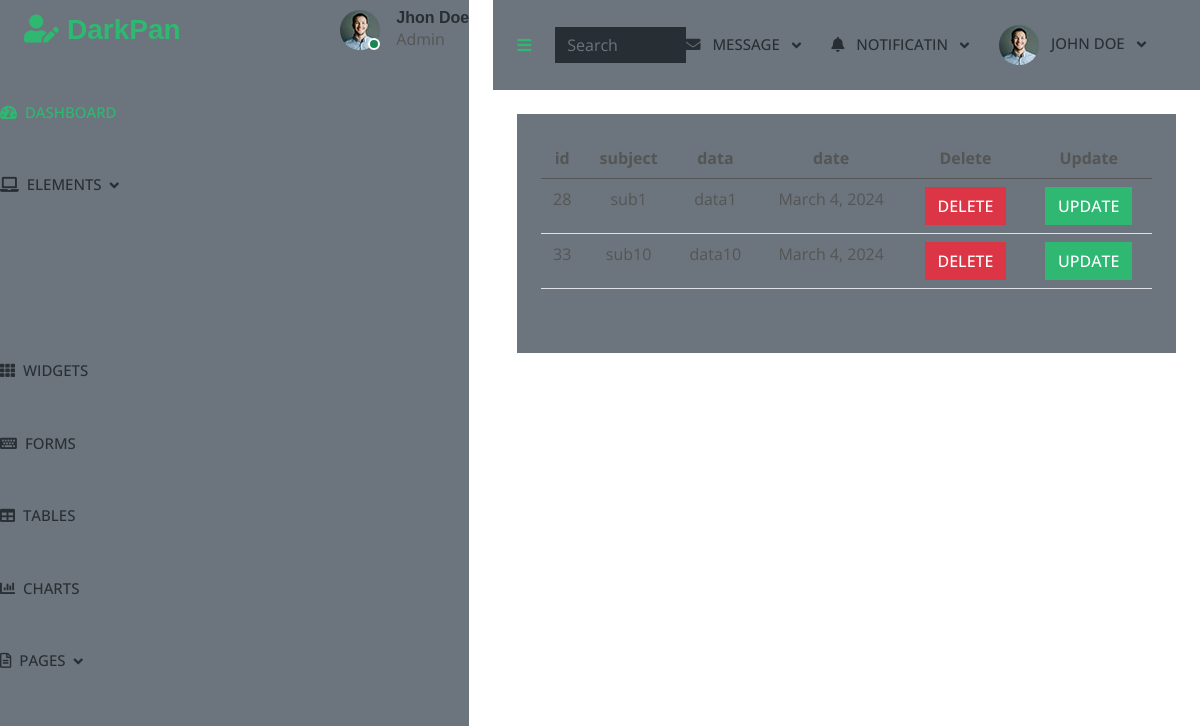
The page /data/ on the database as committed earlier.
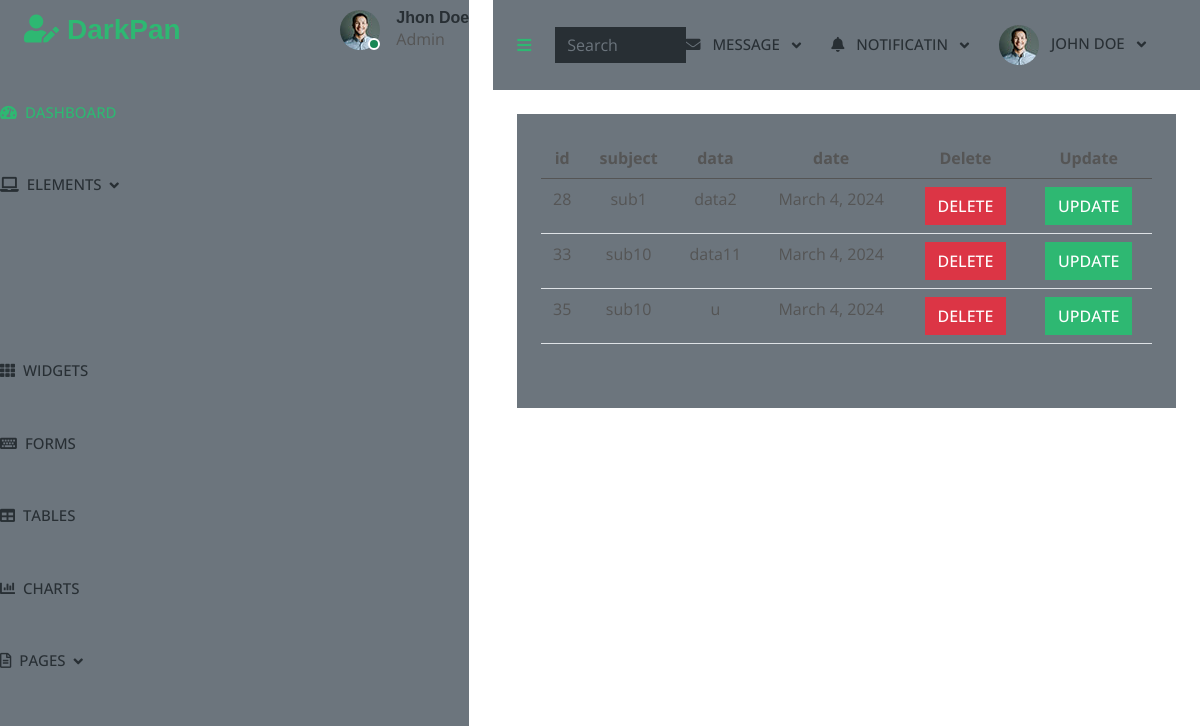
The same page on the database as committed later.
### myapp/models.py (models this page shows)
class Todo(models.Model):
        subject=models.CharField(max_length=50)
        data=models.CharField(max_length=100)
        date=models.DateField()

### myapp/views.py (the view)
# urls.py: path("data/",views.data,name="data"),
def data(request):
    data=Todo.objects.all()    #returns a list of all model objects
    print(data)
    return render(request, "data.html",{'data':data})

### template/data.html (shortened to what this page needs)
{% extends 'dash.html' %}
{% block content %}
<table class="table">
  <thead>
    <tr>
      <th scope="col">id</th>
      <th scope="col">subject</th>
      <th scope="col">data</th>
      <th scope="col">date</th>
      <th scope="col">Delete</th>
      <th scope="col">Update</th>
    </tr>
  </thead>
  <tbody>
  {% for i in data %}
    <tr>
      <td>{{i.id}}</td>
      <td>{{i.subject}}</td>
      <td>{{i.data}}</td>
      <td>{{i.date}}</td>
      <td><a href="{% url 'delete' i.id %}"><button type="button" class="btn btn-danger">DELETE</button></a></td>
       <td><a href="{% url 'update' i.id %}"><button type="button" class="btn btn-primary">UPDATE</button></a></td>
    </tr>
{% endfor %}
 </tbody>
</table>
{% endblock %}

Rows that differ between the two databases and show on the page:
changed Todo "sub1": data "data1" → "data2"
changed Todo id 33: data "data10" → "data11"
added Todo: id "35", subject "sub10", data "u", date "March 4, 2024"
